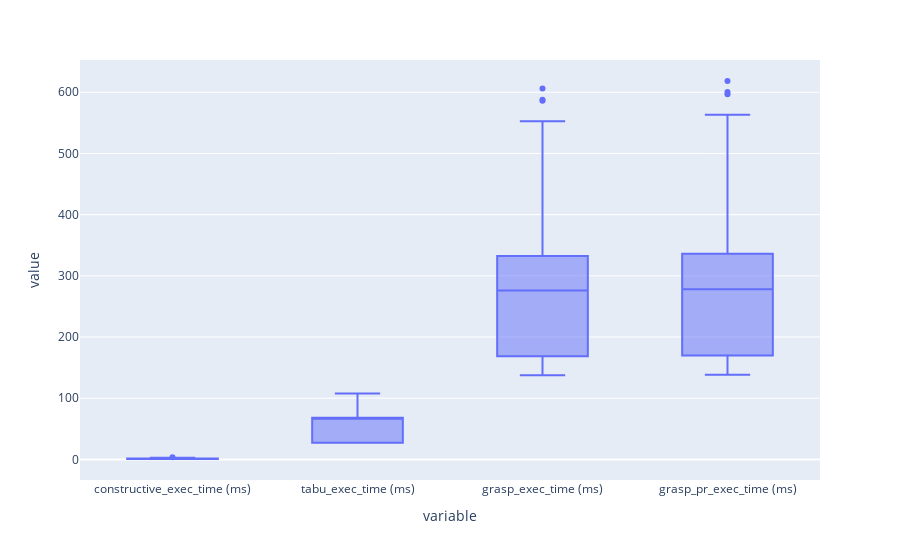

The code cell stored with this chart in its notebook:
### Code cell
fig = px.box(df_results.filter(regex=".*\(ms\)$").melt(), x="variable", y="value")
fig.show()

### Figure 1 — Plotly figure (JSON) as saved in the notebook; plotly's stock layout.template omitted (floating-point values rounded to 4 significant figures; data arrays with more than 128 entries replaced by an {"elided": "..."} marker saying what was removed)
{"data": [{"alignmentgroup": "True", "hovertemplate": "variable=%{x}<br>value=%{y}<extra></extra>", "legendgroup": "", "marker": {"color": "#636efa"}, "name": "", "notched": false, "offsetgroup": "", "orientation": "v", "showlegend": false, "type": "box", "x": {"elided": "880 str values"}, "x0": " ", "xaxis": "x", "y": {"elided": "880 float values"}, "y0": " ", "yaxis": "y"}], "layout": {"boxmode": "group", "legend": {"tracegroupgap": 0}, "margin": {"t": 60}, "xaxis": {"anchor": "y", "domain": [0, 1], "title": {"text": "variable"}}, "yaxis": {"anchor": "x", "domain": [0, 1], "title": {"text": "value"}}}}
